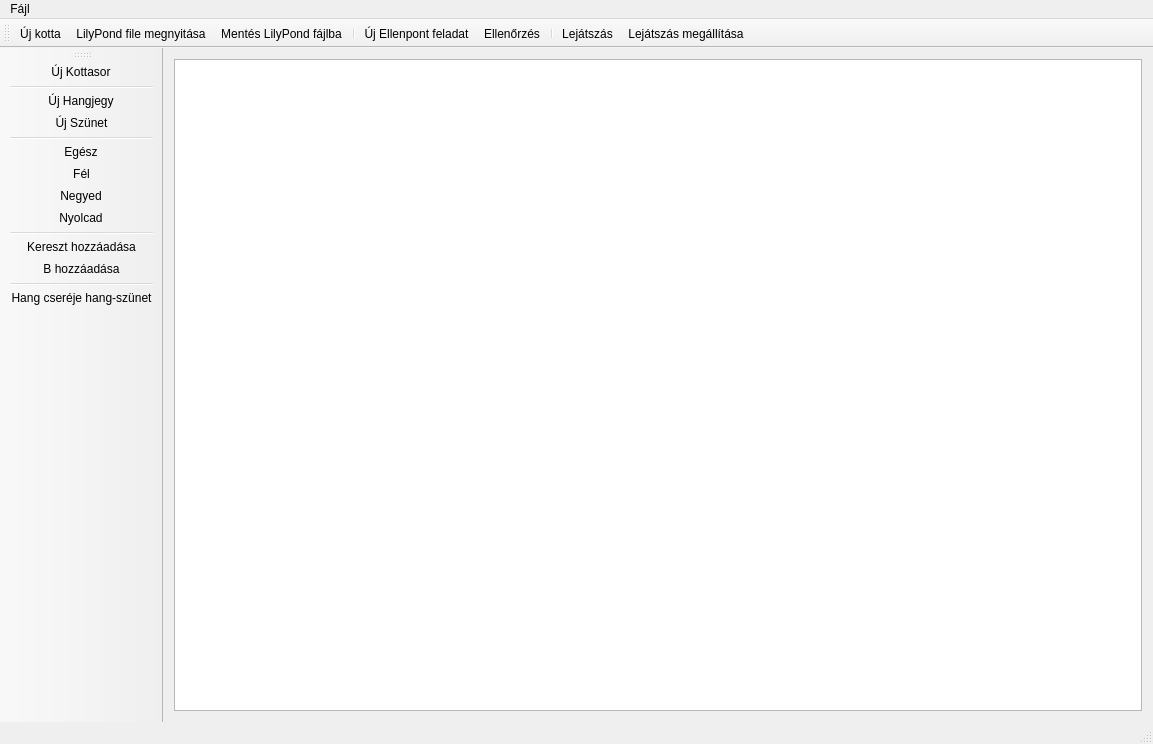
<?xml version="1.0" encoding="UTF-8"?>
<ui version="4.0">
 <class>MainWindow</class>
 <widget class="QMainWindow" name="MainWindow">
  <property name="geometry">
   <rect>
    <x>0</x>
    <y>0</y>
    <width>1153</width>
    <height>744</height>
   </rect>
  </property>
  <property name="windowTitle">
   <string>Ellenpont</string>
  </property>
  <property name="windowIcon">
   <iconset>
    <normalon>:/res/half_note.png</normalon>
   </iconset>
  </property>
  <widget class="QWidget" name="centralWidget">
   <layout class="QVBoxLayout" name="verticalLayout">
    <item>
     <widget class="ScoreView" name="scoreView">
      <property name="minimumSize">
       <size>
        <width>0</width>
        <height>0</height>
       </size>
      </property>
      <property name="frameShape">
       <enum>QFrame::StyledPanel</enum>
      </property>
      <property name="frameShadow">
       <enum>QFrame::Sunken</enum>
      </property>
      <property name="renderHints">
       <set>QPainter::Antialiasing|QPainter::HighQualityAntialiasing|QPainter::SmoothPixmapTransform|QPainter::TextAntialiasing</set>
      </property>
     </widget>
    </item>
   </layout>
  </widget>
  <widget class="QMenuBar" name="menuBar">
   <property name="geometry">
    <rect>
     <x>0</x>
     <y>0</y>
     <width>1153</width>
     <height>21</height>
    </rect>
   </property>
   <widget class="QMenu" name="menuFile">
    <property name="title">
     <string>Fájl</string>
    </property>
    <widget class="QMenu" name="menuNew">
     <property name="title">
      <string>Új</string>
     </property>
     <addaction name="actionNewScore"/>
     <addaction name="actionNewCounterpoint"/>
    </widget>
    <widget class="QMenu" name="menuOpen">
     <property name="title">
      <string>Megnyitás</string>
     </property>
     <addaction name="actionOpenLilypond"/>
    </widget>
    <widget class="QMenu" name="menuExport">
     <property name="title">
      <string>Export</string>
     </property>
     <addaction name="actionSaveLilypond"/>
    </widget>
    <addaction name="menuNew"/>
    <addaction name="menuOpen"/>
    <addaction name="menuExport"/>
    <addaction name="actionExit"/>
   </widget>
   <addaction name="menuFile"/>
  </widget>
  <widget class="QToolBar" name="mainToolBar">
   <attribute name="toolBarArea">
    <enum>LeftToolBarArea</enum>
   </attribute>
   <attribute name="toolBarBreak">
    <bool>false</bool>
   </attribute>
   <addaction name="actionNewStaff"/>
   <addaction name="separator"/>
   <addaction name="actionAddNote"/>
   <addaction name="actionAddRest"/>
   <addaction name="separator"/>
   <addaction name="actionWhole"/>
   <addaction name="actionHalf"/>
   <addaction name="actionQuarter"/>
   <addaction name="actionEighth"/>
   <addaction name="separator"/>
   <addaction name="actionAddSharp"/>
   <addaction name="actionAddFlat"/>
   <addaction name="separator"/>
   <addaction name="actionChangeNoteRest"/>
  </widget>
  <widget class="QStatusBar" name="statusBar"/>
  <widget class="QToolBar" name="toolBar">
   <property name="windowTitle">
    <string>toolBar</string>
   </property>
   <attribute name="toolBarArea">
    <enum>TopToolBarArea</enum>
   </attribute>
   <attribute name="toolBarBreak">
    <bool>false</bool>
   </attribute>
   <addaction name="actionNewScore"/>
   <addaction name="actionOpenLilypond"/>
   <addaction name="actionSaveLilypond"/>
   <addaction name="separator"/>
   <addaction name="actionNewCounterpoint"/>
   <addaction name="actionTest"/>
   <addaction name="separator"/>
   <addaction name="actionPlayMIDI"/>
   <addaction name="actionStopPlayBack"/>
  </widget>
  <action name="actionExit">
   <property name="text">
    <string>Kilépés</string>
   </property>
  </action>
  <action name="actionAddNote">
   <property name="checkable">
    <bool>true</bool>
   </property>
   <property name="icon">
    <iconset resource="../GUI.qrc">
     <normaloff>:/res/quarter_note.png</normaloff>:/res/quarter_note.png</iconset>
   </property>
   <property name="text">
    <string>Új Hangjegy</string>
   </property>
  </action>
  <action name="actionAddRest">
   <property name="checkable">
    <bool>true</bool>
   </property>
   <property name="icon">
    <iconset resource="../GUI.qrc">
     <normaloff>:/res/quarter_rest.png</normaloff>:/res/quarter_rest.png</iconset>
   </property>
   <property name="text">
    <string>Új Szünet</string>
   </property>
  </action>
  <action name="actionHalf">
   <property name="checkable">
    <bool>true</bool>
   </property>
   <property name="icon">
    <iconset resource="../GUI.qrc">
     <normaloff>:/res/half_note_icon.png</normaloff>:/res/half_note_icon.png</iconset>
   </property>
   <property name="text">
    <string>Fél</string>
   </property>
   <property name="shortcut">
    <string>2</string>
   </property>
  </action>
  <action name="actionWhole">
   <property name="checkable">
    <bool>true</bool>
   </property>
   <property name="icon">
    <iconset resource="../GUI.qrc">
     <normaloff>:/res/whole_note_icon.png</normaloff>:/res/whole_note_icon.png</iconset>
   </property>
   <property name="text">
    <string>Egész</string>
   </property>
   <property name="shortcut">
    <string>1</string>
   </property>
  </action>
  <action name="actionQuarter">
   <property name="checkable">
    <bool>true</bool>
   </property>
   <property name="icon">
    <iconset resource="../GUI.qrc">
     <normaloff>:/res/quarter_note_icon.png</normaloff>:/res/quarter_note_icon.png</iconset>
   </property>
   <property name="text">
    <string>Negyed</string>
   </property>
   <property name="shortcut">
    <string>3</string>
   </property>
  </action>
  <action name="actionEighth">
   <property name="checkable">
    <bool>true</bool>
   </property>
   <property name="icon">
    <iconset resource="../GUI.qrc">
     <normaloff>:/res/eighth_note_icon.png</normaloff>:/res/eighth_note_icon.png</iconset>
   </property>
   <property name="text">
    <string>Nyolcad</string>
   </property>
   <property name="shortcut">
    <string>4</string>
   </property>
  </action>
  <action name="actionAddSharp">
   <property name="checkable">
    <bool>true</bool>
   </property>
   <property name="icon">
    <iconset resource="../GUI.qrc">
     <normaloff>:/res/sharp.png</normaloff>:/res/sharp.png</iconset>
   </property>
   <property name="text">
    <string>Kereszt hozzáadása</string>
   </property>
  </action>
  <action name="actionAddFlat">
   <property name="checkable">
    <bool>true</bool>
   </property>
   <property name="icon">
    <iconset resource="../GUI.qrc">
     <normaloff>:/res/flat.png</normaloff>:/res/flat.png</iconset>
   </property>
   <property name="text">
    <string>B hozzáadása</string>
   </property>
  </action>
  <action name="actionNewScore">
   <property name="icon">
    <iconset resource="../GUI.qrc">
     <normaloff>:/res/new_icon.png</normaloff>:/res/new_icon.png</iconset>
   </property>
   <property name="text">
    <string>Új kotta</string>
   </property>
  </action>
  <action name="actionNewCounterpoint">
   <property name="icon">
    <iconset resource="../GUI.qrc">
     <normaloff>:/res/CP_icon.png</normaloff>:/res/CP_icon.png</iconset>
   </property>
   <property name="text">
    <string>Új Ellenpont feladat</string>
   </property>
  </action>
  <action name="actionChangeNoteRest">
   <property name="icon">
    <iconset resource="../GUI.qrc">
     <normaloff>:/res/changeicon.png</normaloff>:/res/changeicon.png</iconset>
   </property>
   <property name="text">
    <string>Hang cseréje hang-szünet</string>
   </property>
   <property name="toolTip">
    <string>Hang - Szünet csere, gyorsbillenytű: M</string>
   </property>
   <property name="shortcut">
    <string>M</string>
   </property>
  </action>
  <action name="actionOpenLilypond">
   <property name="icon">
    <iconset resource="../GUI.qrc">
     <normaloff>:/res/open.png</normaloff>:/res/open.png</iconset>
   </property>
   <property name="text">
    <string>LilyPond file megnyitása</string>
   </property>
  </action>
  <action name="actionSaveLilypond">
   <property name="icon">
    <iconset resource="../GUI.qrc">
     <normaloff>:/res/save_icon.png</normaloff>:/res/save_icon.png</iconset>
   </property>
   <property name="text">
    <string>Mentés LilyPond fájlba</string>
   </property>
  </action>
  <action name="actionTest">
   <property name="icon">
    <iconset resource="../GUI.qrc">
     <normaloff>:/res/test_icon.png</normaloff>:/res/test_icon.png</iconset>
   </property>
   <property name="text">
    <string>Ellenőrzés</string>
   </property>
   <property name="shortcut">
    <string>T</string>
   </property>
  </action>
  <action name="actionNewStaff">
   <property name="icon">
    <iconset resource="../GUI.qrc">
     <normaloff>:/res/staff_icon.png</normaloff>:/res/staff_icon.png</iconset>
   </property>
   <property name="text">
    <string>Új Kottasor</string>
   </property>
  </action>
  <action name="actionPlayMIDI">
   <property name="icon">
    <iconset resource="../GUI.qrc">
     <normaloff>:/res/play_icon.png</normaloff>:/res/play_icon.png</iconset>
   </property>
   <property name="text">
    <string>Lejátszás</string>
   </property>
  </action>
  <action name="actionStopPlayBack">
   <property name="icon">
    <iconset resource="../GUI.qrc">
     <normaloff>:/res/stop_icon.png</normaloff>:/res/stop_icon.png</iconset>
   </property>
   <property name="text">
    <string>Lejátszás megállítása</string>
   </property>
   <property name="toolTip">
    <string>Lejátszás leállítása</string>
   </property>
  </action>
 </widget>
 <layoutdefault spacing="6" margin="11"/>
 <customwidgets>
  <customwidget>
   <class>ScoreView</class>
   <extends>QGraphicsView</extends>
   <header>scoreview.h</header>
  </customwidget>
 </customwidgets>
 <resources>
  <include location="../GUI.qrc"/>
 </resources>
 <connections/>
</ui>
